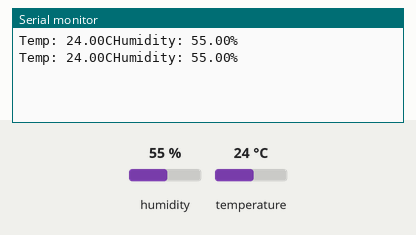
Bench run of a sketch on a simulated Arduino Uno, built with avr-gcc and run on an emulated ATmega328P. Parts: the last lines printed to the serial monitor. The test bench sets the inputs (shaded band); at power-on: humidity 55 %, temperature 24 °C.

Above: at 3.8 s.
3.9 s: humidity set to 22 %
At 7.3 s:
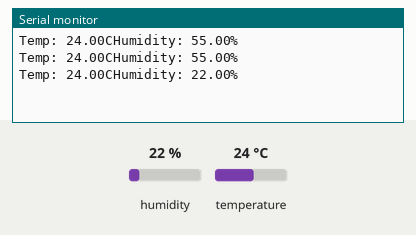
7.8 s: temperature set to 12 °C
At 10.5 s:
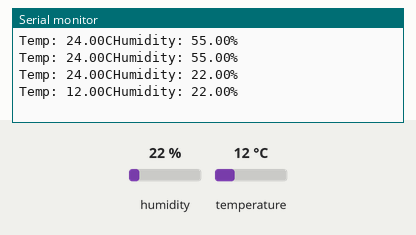
11.7 s: humidity set to 40 %
At 12.5 s:
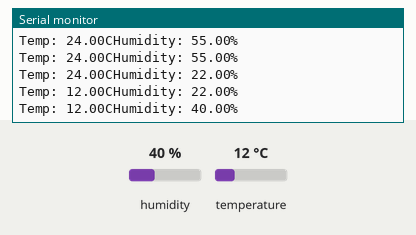
Timing chart, 0 to 14.7 s (numbered marks = the images above; inputs shaded):
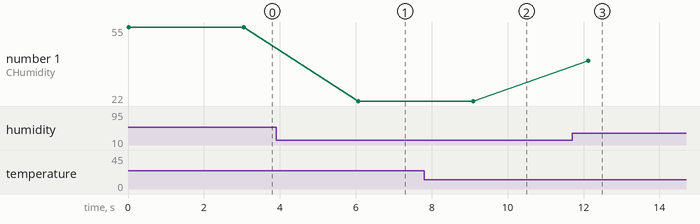

The sketch:

dht-temperature-humidity-sensor.ino
```cpp
#include <dht.h>

int DHT_data_pin = 10;
dht DHT;
void setup() {
  Serial.begin(9600);
}
void loop() {
  int readDHT = DHT.read11(DHT_data_pin);
  Serial.print("Temp: ");
  Serial.print(DHT.temperature);
  Serial.print("C");
  Serial.print("Humidity: ");
  Serial.print(DHT.humidity);
  Serial.println("%");
  delay(3000);
}
```

Measured:
- after the input at 3.9 s, the serial monitor: prints a new line after 2.2 s (image 1)
- after the input at 7.8 s, the serial monitor: prints a new line after 1.3 s (image 2)
- after the input at 11.7 s, the serial monitor: prints a new line after 0.42 s (image 3)
- plotted number 1: 55 → 22 after the input at 3.9 s, 22 → 40 after the input at 11.7 s
